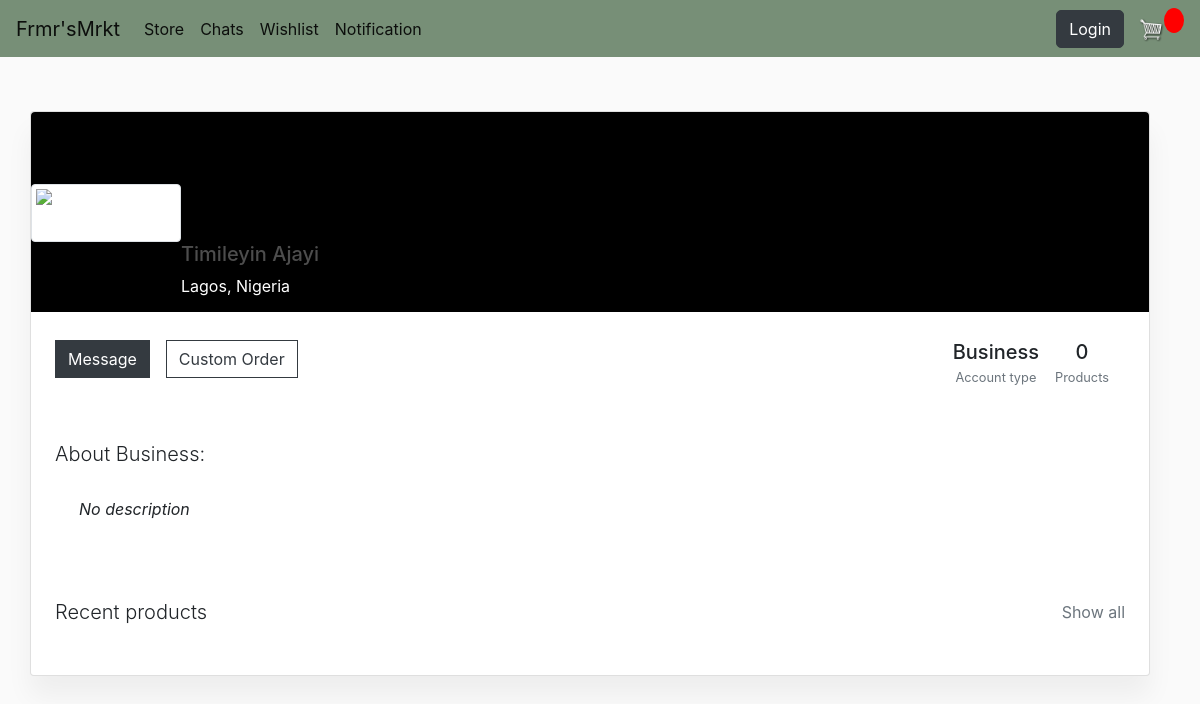
Page /business_profile/5/ on the earlier database version.
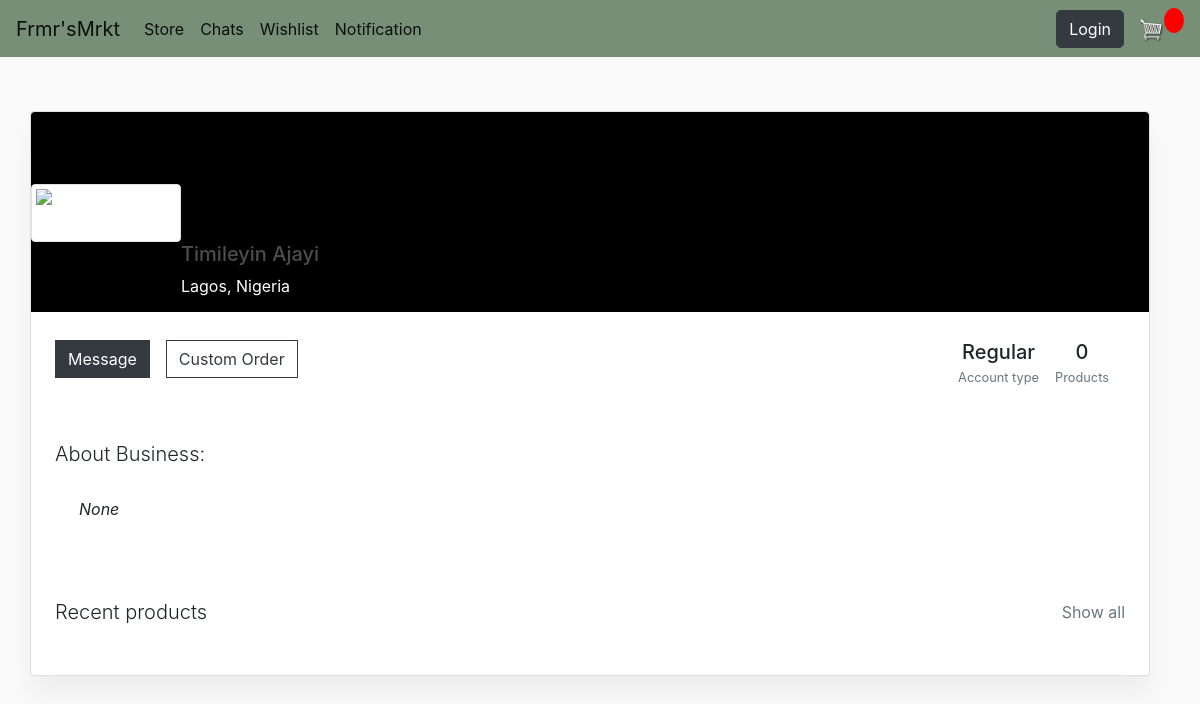
Same page on the later database version.
### store/models.py (models this page shows)
class Customer(models.Model):
	user = models.OneToOneField(User, null=True, blank=True, on_delete=models.CASCADE)
	name = models.CharField(max_length=200, null=True)
	email = models.CharField(max_length=200)
	acct_type = models.CharField(max_length=25, default='regular')
	business_description = models.TextField(null=True)
	business_location = models.CharField(max_length=30, default='Lagos, Nigeria')
	def __str__(self):
		return self.email

### store/views.py (the view)
# urls.py: path('business_profile/<int:id>/', views.business_profile, name="business_profile"),
def business_profile(request, id):
	owner = Customer.objects.get(id=id)
	aproducts = Product.objects.filter(owner=owner).all()
	total_products = len(aproducts)
	products = aproducts.filter(owner=owner).order_by('-date_added')[:10]
	context = {'products': list(products),
			'total_products': total_products, 'customer': owner}
	print(context)
	return render(request, 'business/business_profile.html', context)

### store/templates/business/business_profile.html (shortened to what this page needs)
{% extends 'store/main.html'%} {% load static %} {% block content %}
<div class="d-flex" style="display: flex">
  <div class="card" style="flex: 1; margin-right: 20px; width: 70%">
    <div
      class="rounded-top text-white d-flex flex-row"
      style="background-color: #000; height: 200px"
    >
      <div class="ms-4 mt-5 d-flex flex-column" style="width: 150px">
        <img
          src="https://mdbcdn.b-cdn.net/img/Photos/new-templates/bootstrap-profiles/avatar-1.webp"
          alt="Generic placeholder image"
          class="img-fluid img-thumbnail mt-4 mb-2"
          style="width: 150px; z-index: 1"
        />
      </div>
      <div class="ms-3" style="margin-top: 130px">
        <h5>{{ customer.name }}</h5>
        <p>{{ customer.business_location }}</p>
      </div>
    </div>
    <div class="d-flex justify-content-between p-4 text-black bg-body-tertiary">
      <div class="d-flex justify-content-end text-center py-1 text-body">
        <div>
          <button class="btn btn-dark">Message</button>
        </div>
        <div class="px-3">
          <button class="btn btn-outline-dark">Custom Order</button>
        </div>
      </div>
      <div class="d-flex justify-content-end text-center py-1 text-body">
        <div>
          <p class="mb-1 h5">{{ customer.acct_type|capfirst }}</p>
          <p class="small text-muted mb-0">Account type</p>
        </div>
        <div class="px-3">
          <p class="mb-1 h5">{{ total_products }}</p>
          <p class="small text-muted mb-0">Products</p>
        </div>
      </div>
    </div>
    <div class="card-body p-4 text-black">
      <div class="mb-5 text-body">
        <p class="lead fw-normal mb-1">About Business:</p>
        <div class="p-4 bg-body-tertiary">
          <p class="font-italic mb-1">
            {{ customer.business_description|default:"No description" }}
          </p>
        </div>
      </div>
      <div
        class="d-flex justify-content-between align-items-center mb-4 text-body"
      >
        <p class="lead fw-normal mb-0">Recent products</p>
        <p class="mb-0">
          <a href="{% url 'show_all' 'products' %}" class="text-muted"
            >Show all</a
          >
        </p>
      </div>
    </div>
  </div>
</div>
{% endblock content %}

Differences in the rows shown:
changed Customer "Timileyin Ajayi": acct_type "Business" → "Regular"; business_description "No description" → "None"
